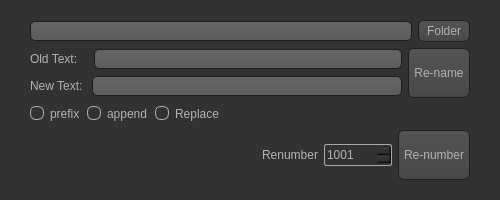
<?xml version="1.0" encoding="UTF-8"?>
<ui version="4.0">
 <class>renamer</class>
 <widget class="QWidget" name="renamer">
  <property name="geometry">
   <rect>
    <x>0</x>
    <y>0</y>
    <width>500</width>
    <height>200</height>
   </rect>
  </property>
  <property name="sizePolicy">
   <sizepolicy hsizetype="Preferred" vsizetype="Preferred">
    <horstretch>0</horstretch>
    <verstretch>0</verstretch>
   </sizepolicy>
  </property>
  <property name="minimumSize">
   <size>
    <width>500</width>
    <height>200</height>
   </size>
  </property>
  <property name="maximumSize">
   <size>
    <width>500</width>
    <height>200</height>
   </size>
  </property>
  <property name="windowTitle">
   <string>File Operations</string>
  </property>
  <property name="styleSheet">
   <string notr="true">QToolTip
{
     border: 1px solid black;
     background-color: #ffa02f;
     padding: 1px;
     border-radius: 3px;
     opacity: 100;
}

QWidget
{
    color: #b1b1b1;
    background-color: #323232;
}

QTreeView, QListView
{
    background-color: silver;
    margin-left: 5px;
}

QWidget:item:hover
{
    background-color: QLinearGradient( x1: 0, y1: 0, x2: 0, y2: 1, stop: 0 #ffa02f, stop: 1 #ca0619);
    color: #000000;
}

QWidget:item:selected
{
    background-color: QLinearGradient( x1: 0, y1: 0, x2: 0, y2: 1, stop: 0 #ffa02f, stop: 1 #d7801a);
}

QMenuBar::item
{
    background: transparent;
}

QMenuBar::item:selected
{
    background: transparent;
    border: 1px solid #ffaa00;
}

QMenuBar::item:pressed
{
    background: #444;
    border: 1px solid #000;
    background-color: QLinearGradient(
        x1:0, y1:0,
        x2:0, y2:1,
        stop:1 #212121,
        stop:0.4 #343434/*,
        stop:0.2 #343434,
        stop:0.1 #ffaa00*/
    );
    margin-bottom:-1px;
    padding-bottom:1px;
}

QMenu
{
    border: 1px solid #000;
}

QMenu::item
{
    padding: 2px 20px 2px 20px;
}

QMenu::item:selected
{
    color: #000000;
}

QWidget:disabled
{
    color: #808080;
    background-color: #323232;
}

QAbstractItemView
{
    background-color: QLinearGradient( x1: 0, y1: 0, x2: 0, y2: 1, stop: 0 #4d4d4d, stop: 0.1 #646464, stop: 1 #5d5d5d);
}

QWidget:focus
{
    /*border: 1px solid darkgray;*/
}

QLineEdit
{
    background-color: QLinearGradient( x1: 0, y1: 0, x2: 0, y2: 1, stop: 0 #4d4d4d, stop: 0 #646464, stop: 1 #5d5d5d);
    padding: 1px;
    border-style: solid;
    border: 1px solid #1e1e1e;
    border-radius: 5;
}

QPushButton
{
    color: #b1b1b1;
    background-color: QLinearGradient( x1: 0, y1: 0, x2: 0, y2: 1, stop: 0 #565656, stop: 0.1 #525252, stop: 0.5 #4e4e4e, stop: 0.9 #4a4a4a, stop: 1 #464646);
    border-width: 1px;
    border-color: #1e1e1e;
    border-style: solid;
    border-radius: 6;
    padding: 3px;
    font-size: 12px;
    padding-left: 5px;
    padding-right: 5px;
    min-width: 40px;
}

QPushButton:pressed
{
    background-color: QLinearGradient( x1: 0, y1: 0, x2: 0, y2: 1, stop: 0 #2d2d2d, stop: 0.1 #2b2b2b, stop: 0.5 #292929, stop: 0.9 #282828, stop: 1 #252525);
}

QComboBox
{
    selection-background-color: #ffaa00;
    background-color: QLinearGradient( x1: 0, y1: 0, x2: 0, y2: 1, stop: 0 #565656, stop: 0.1 #525252, stop: 0.5 #4e4e4e, stop: 0.9 #4a4a4a, stop: 1 #464646);
    border-style: solid;
    border: 1px solid #1e1e1e;
    border-radius: 5;
}

QComboBox:hover,QPushButton:hover
{
    border: 2px solid QLinearGradient( x1: 0, y1: 0, x2: 0, y2: 1, stop: 0 #ffa02f, stop: 1 #d7801a);
}


QComboBox:on
{
    padding-top: 3px;
    padding-left: 4px;
    background-color: QLinearGradient( x1: 0, y1: 0, x2: 0, y2: 1, stop: 0 #2d2d2d, stop: 0.1 #2b2b2b, stop: 0.5 #292929, stop: 0.9 #282828, stop: 1 #252525);
    selection-background-color: #ffaa00;
}

QComboBox QAbstractItemView
{
    border: 2px solid darkgray;
    selection-background-color: QLinearGradient( x1: 0, y1: 0, x2: 0, y2: 1, stop: 0 #ffa02f, stop: 1 #d7801a);
}

QComboBox::drop-down
{
     subcontrol-origin: padding;
     subcontrol-position: top right;
     width: 15px;

     border-left-width: 0px;
     border-left-color: darkgray;
     border-left-style: solid; /* just a single line */
     border-top-right-radius: 3px; /* same radius as the QComboBox */
     border-bottom-right-radius: 3px;
 }

QComboBox::down-arrow
{
     image: url(:/dark_orange/img/down_arrow.png);
}

QGroupBox
{
    border: 1px solid darkgray;
    margin-top: 10px;
}

QGroupBox:focus
{
    border: 1px solid darkgray;
}

QTextEdit:focus
{
    border: 1px solid darkgray;
}

QScrollBar:horizontal {
     border: 1px solid #222222;
     background: QLinearGradient( x1: 0, y1: 0, x2: 0, y2: 1, stop: 0.0 #121212, stop: 0.2 #282828, stop: 1 #484848);
     height: 7px;
     margin: 0px 16px 0 16px;
}

QScrollBar::handle:horizontal
{
      background: QLinearGradient( x1: 0, y1: 0, x2: 1, y2: 0, stop: 0 #ffa02f, stop: 0.5 #d7801a, stop: 1 #ffa02f);
      min-height: 20px;
      border-radius: 2px;
}

QScrollBar::add-line:horizontal {
      border: 1px solid #1b1b19;
      border-radius: 2px;
      background: QLinearGradient( x1: 0, y1: 0, x2: 1, y2: 0, stop: 0 #ffa02f, stop: 1 #d7801a);
      width: 14px;
      subcontrol-position: right;
      subcontrol-origin: margin;
}

QScrollBar::sub-line:horizontal {
      border: 1px solid #1b1b19;
      border-radius: 2px;
      background: QLinearGradient( x1: 0, y1: 0, x2: 1, y2: 0, stop: 0 #ffa02f, stop: 1 #d7801a);
      width: 14px;
     subcontrol-position: left;
     subcontrol-origin: margin;
}

QScrollBar::right-arrow:horizontal, QScrollBar::left-arrow:horizontal
{
      border: 1px solid black;
      width: 1px;
      height: 1px;
      background: white;
}

QScrollBar::add-page:horizontal, QScrollBar::sub-page:horizontal
{
      background: none;
}

QScrollBar:vertical
{
      background: QLinearGradient( x1: 0, y1: 0, x2: 1, y2: 0, stop: 0.0 #121212, stop: 0.2 #282828, stop: 1 #484848);
      width: 7px;
      margin: 16px 0 16px 0;
      border: 1px solid #222222;
}

QScrollBar::handle:vertical
{
      background: QLinearGradient( x1: 0, y1: 0, x2: 0, y2: 1, stop: 0 #ffa02f, stop: 0.5 #d7801a, stop: 1 #ffa02f);
      min-height: 20px;
      border-radius: 2px;
}

QScrollBar::add-line:vertical
{
      border: 1px solid #1b1b19;
      border-radius: 2px;
      background: QLinearGradient( x1: 0, y1: 0, x2: 0, y2: 1, stop: 0 #ffa02f, stop: 1 #d7801a);
      height: 14px;
      subcontrol-position: bottom;
      subcontrol-origin: margin;
}

QScrollBar::sub-line:vertical
{
      border: 1px solid #1b1b19;
      border-radius: 2px;
      background: QLinearGradient( x1: 0, y1: 0, x2: 0, y2: 1, stop: 0 #d7801a, stop: 1 #ffa02f);
      height: 14px;
      subcontrol-position: top;
      subcontrol-origin: margin;
}

QScrollBar::up-arrow:vertical, QScrollBar::down-arrow:vertical
{
      border: 1px solid black;
      width: 1px;
      height: 1px;
      background: white;
}


QScrollBar::add-page:vertical, QScrollBar::sub-page:vertical
{
      background: none;
}

QTextEdit
{
    background-color: #242424;
}

QPlainTextEdit
{
    background-color: #242424;
}

QHeaderView::section
{
    background-color: QLinearGradient(x1:0, y1:0, x2:0, y2:1, stop:0 #616161, stop: 0.5 #505050, stop: 0.6 #434343, stop:1 #656565);
    color: white;
    padding-left: 4px;
    border: 1px solid #6c6c6c;
}

QCheckBox:disabled
{
color: #414141;
}

QDockWidget::title
{
    text-align: center;
    spacing: 3px; /* spacing between items in the tool bar */
    background-color: QLinearGradient(x1:0, y1:0, x2:0, y2:1, stop:0 #323232, stop: 0.5 #242424, stop:1 #323232);
}

QDockWidget::close-button, QDockWidget::float-button
{
    text-align: center;
    spacing: 1px; /* spacing between items in the tool bar */
    background-color: QLinearGradient(x1:0, y1:0, x2:0, y2:1, stop:0 #323232, stop: 0.5 #242424, stop:1 #323232);
}

QDockWidget::close-button:hover, QDockWidget::float-button:hover
{
    background: #242424;
}

QDockWidget::close-button:pressed, QDockWidget::float-button:pressed
{
    padding: 1px -1px -1px 1px;
}

QMainWindow::separator
{
    background-color: QLinearGradient(x1:0, y1:0, x2:0, y2:1, stop:0 #161616, stop: 0.5 #151515, stop: 0.6 #212121, stop:1 #343434);
    color: white;
    padding-left: 4px;
    border: 1px solid #4c4c4c;
    spacing: 3px; /* spacing between items in the tool bar */
}

QMainWindow::separator:hover
{

    background-color: QLinearGradient(x1:0, y1:0, x2:0, y2:1, stop:0 #d7801a, stop:0.5 #b56c17 stop:1 #ffa02f);
    color: white;
    padding-left: 4px;
    border: 1px solid #6c6c6c;
    spacing: 3px; /* spacing between items in the tool bar */
}

QToolBar::handle
{
     spacing: 3px; /* spacing between items in the tool bar */
     background: url(:/dark_orange/img/handle.png);
}

QMenu::separator
{
    height: 2px;
    background-color: QLinearGradient(x1:0, y1:0, x2:0, y2:1, stop:0 #161616, stop: 0.5 #151515, stop: 0.6 #212121, stop:1 #343434);
    color: white;
    padding-left: 4px;
    margin-left: 10px;
    margin-right: 5px;
}

QProgressBar
{
    border: 2px solid grey;
    border-radius: 5px;
    text-align: center;
}

QProgressBar::chunk
{
    background-color: #d7801a;
    width: 2.15px;
    margin: 0.5px;
}

QTabBar::tab {
    color: #b1b1b1;
    border: 1px solid #444;
    border-bottom-style: none;
    background-color: #323232;
    padding-left: 10px;
    padding-right: 10px;
    padding-top: 3px;
    padding-bottom: 2px;
    margin-right: -1px;
}

QTabWidget::pane {
    border: 1px solid #444;
    top: 1px;
}

QTabBar::tab:last
{
    margin-right: 0; /* the last selected tab has nothing to overlap with on the right */
    border-top-right-radius: 3px;
}

QTabBar::tab:first:!selected
{
 margin-left: 0px; /* the last selected tab has nothing to overlap with on the right */


    border-top-left-radius: 3px;
}

QTabBar::tab:!selected
{
    color: #b1b1b1;
    border-bottom-style: solid;
    margin-top: 3px;
    background-color: QLinearGradient(x1:0, y1:0, x2:0, y2:1, stop:1 #212121, stop:.4 #343434);
}

QTabBar::tab:selected
{
    border-top-left-radius: 3px;
    border-top-right-radius: 3px;
    margin-bottom: 0px;
}

QTabBar::tab:!selected:hover
{
    /*border-top: 2px solid #ffaa00;
    padding-bottom: 3px;*/
    border-top-left-radius: 3px;
    border-top-right-radius: 3px;
    background-color: QLinearGradient(x1:0, y1:0, x2:0, y2:1, stop:1 #212121, stop:0.4 #343434, stop:0.2 #343434, stop:0.1 #ffaa00);
}

QRadioButton::indicator:checked, QRadioButton::indicator:unchecked{
    color: #b1b1b1;
    background-color: #323232;
    border: 1px solid #b1b1b1;
    border-radius: 6px;
}

QRadioButton::indicator:checked
{
    background-color: qradialgradient(
        cx: 0.5, cy: 0.5,
        fx: 0.5, fy: 0.5,
        radius: 1.0,
        stop: 0.25 #ffaa00,
        stop: 0.3 #323232
    );
}

QCheckBox::indicator{
    color: #b1b1b1;
    background-color: #323232;
    border: 1px solid #b1b1b1;
    width: 9px;
    height: 9px;
}

QRadioButton::indicator
{
    border-radius: 6px;
}

QRadioButton::indicator:hover, QCheckBox::indicator:hover
{
    border: 1px solid #ffaa00;
}

QCheckBox::indicator:checked
{
    image:url(:/dark_orange/img/checkbox.png);
}

QCheckBox::indicator:disabled, QRadioButton::indicator:disabled
{
    border: 1px solid #444;
}


QSlider::groove:horizontal {
    border: 1px solid #3A3939;
    height: 8px;
    background: #201F1F;
    margin: 2px 0;
    border-radius: 2px;
}

QSlider::handle:horizontal {
    background: QLinearGradient( x1: 0, y1: 0, x2: 0, y2: 1,
      stop: 0.0 silver, stop: 0.2 #a8a8a8, stop: 1 #727272);
    border: 1px solid #3A3939;
    width: 14px;
    height: 14px;
    margin: -4px 0;
    border-radius: 2px;
}

QSlider::groove:vertical {
    border: 1px solid #3A3939;
    width: 8px;
    background: #201F1F;
    margin: 0 0px;
    border-radius: 2px;
}

QSlider::handle:vertical {
    background: QLinearGradient( x1: 0, y1: 0, x2: 0, y2: 1, stop: 0.0 silver,
      stop: 0.2 #a8a8a8, stop: 1 #727272);
    border: 1px solid #3A3939;
    width: 14px;
    height: 14px;
    margin: 0 -4px;
    border-radius: 2px;
}

QAbstractSpinBox {
    padding-top: 2px;
    padding-bottom: 2px;
    border: 1px solid darkgray;

    border-radius: 2px;
    min-width: 50px;
}</string>
  </property>
  <layout class="QGridLayout" name="gridLayout">
   <property name="leftMargin">
    <number>30</number>
   </property>
   <property name="topMargin">
    <number>20</number>
   </property>
   <property name="rightMargin">
    <number>30</number>
   </property>
   <property name="bottomMargin">
    <number>20</number>
   </property>
   <item row="0" column="0">
    <layout class="QHBoxLayout" name="horizontalLayout">
     <item>
      <widget class="QLineEdit" name="ln_dir"/>
     </item>
     <item>
      <widget class="QPushButton" name="btn_folder">
       <property name="minimumSize">
        <size>
         <width>80</width>
         <height>0</height>
        </size>
       </property>
       <property name="maximumSize">
        <size>
         <width>80</width>
         <height>16777215</height>
        </size>
       </property>
       <property name="text">
        <string>Folder</string>
       </property>
      </widget>
     </item>
    </layout>
   </item>
   <item row="1" column="0">
    <layout class="QVBoxLayout" name="verticalLayout_3">
     <item>
      <layout class="QHBoxLayout" name="horizontalLayout_7">
       <item>
        <layout class="QVBoxLayout" name="verticalLayout">
         <item>
          <layout class="QHBoxLayout" name="horizontalLayout_3">
           <item>
            <widget class="QLabel" name="label_2">
             <property name="text">
              <string>Old Text:   </string>
             </property>
            </widget>
           </item>
           <item>
            <widget class="QLineEdit" name="ln_oldtext"/>
           </item>
          </layout>
         </item>
         <item>
          <layout class="QHBoxLayout" name="horizontalLayout_6">
           <item>
            <widget class="QLabel" name="label_3">
             <property name="text">
              <string>New Text: </string>
             </property>
            </widget>
           </item>
           <item>
            <widget class="QLineEdit" name="ln_newtext"/>
           </item>
          </layout>
         </item>
        </layout>
       </item>
       <item>
        <widget class="QPushButton" name="btn_rename">
         <property name="minimumSize">
          <size>
           <width>80</width>
           <height>50</height>
          </size>
         </property>
         <property name="maximumSize">
          <size>
           <width>80</width>
           <height>16777215</height>
          </size>
         </property>
         <property name="text">
          <string>Re-name</string>
         </property>
        </widget>
       </item>
      </layout>
     </item>
     <item>
      <layout class="QHBoxLayout" name="horizontalLayout_2">
       <item>
        <widget class="QRadioButton" name="rd_prefix">
         <property name="text">
          <string>prefix</string>
         </property>
        </widget>
       </item>
       <item>
        <widget class="QRadioButton" name="rd_append">
         <property name="text">
          <string>append</string>
         </property>
        </widget>
       </item>
       <item>
        <widget class="QRadioButton" name="rd_replace">
         <property name="text">
          <string>Replace</string>
         </property>
         <property name="checked">
          <bool>true</bool>
         </property>
        </widget>
       </item>
       <item>
        <spacer name="horizontalSpacer_2">
         <property name="orientation">
          <enum>Qt::Horizontal</enum>
         </property>
         <property name="sizeHint" stdset="0">
          <size>
           <width>40</width>
           <height>20</height>
          </size>
         </property>
        </spacer>
       </item>
      </layout>
     </item>
    </layout>
   </item>
   <item row="2" column="0">
    <layout class="QHBoxLayout" name="horizontalLayout_9">
     <item>
      <layout class="QHBoxLayout" name="horizontalLayout_8">
       <item>
        <spacer name="horizontalSpacer">
         <property name="orientation">
          <enum>Qt::Horizontal</enum>
         </property>
         <property name="sizeHint" stdset="0">
          <size>
           <width>40</width>
           <height>20</height>
          </size>
         </property>
        </spacer>
       </item>
       <item>
        <widget class="QLabel" name="label">
         <property name="text">
          <string>Renumber</string>
         </property>
        </widget>
       </item>
       <item>
        <widget class="QSpinBox" name="spn_newstart">
         <property name="minimumSize">
          <size>
           <width>52</width>
           <height>0</height>
          </size>
         </property>
         <property name="maximum">
          <number>50000</number>
         </property>
         <property name="value">
          <number>1001</number>
         </property>
        </widget>
       </item>
      </layout>
     </item>
     <item>
      <widget class="QPushButton" name="btn_renumber">
       <property name="minimumSize">
        <size>
         <width>80</width>
         <height>50</height>
        </size>
       </property>
       <property name="maximumSize">
        <size>
         <width>80</width>
         <height>16777215</height>
        </size>
       </property>
       <property name="text">
        <string>Re-number</string>
       </property>
      </widget>
     </item>
    </layout>
   </item>
  </layout>
 </widget>
 <resources/>
 <connections/>
</ui>
